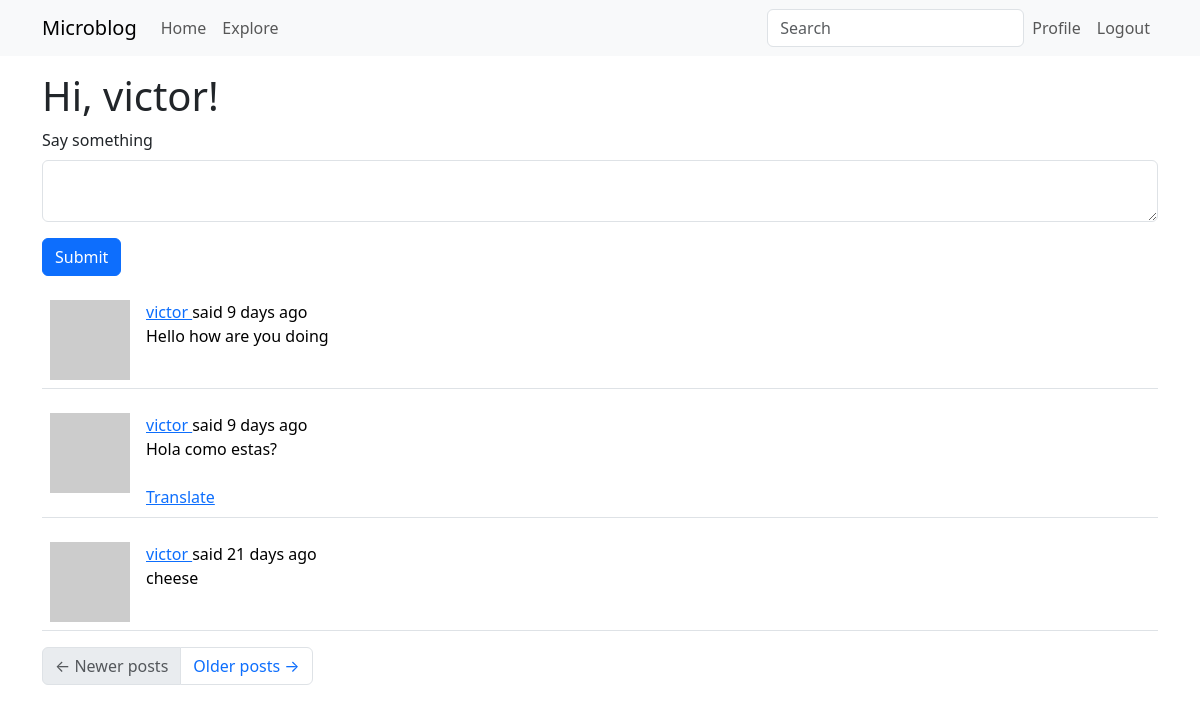
Before: /index (signed in) with the older database file.
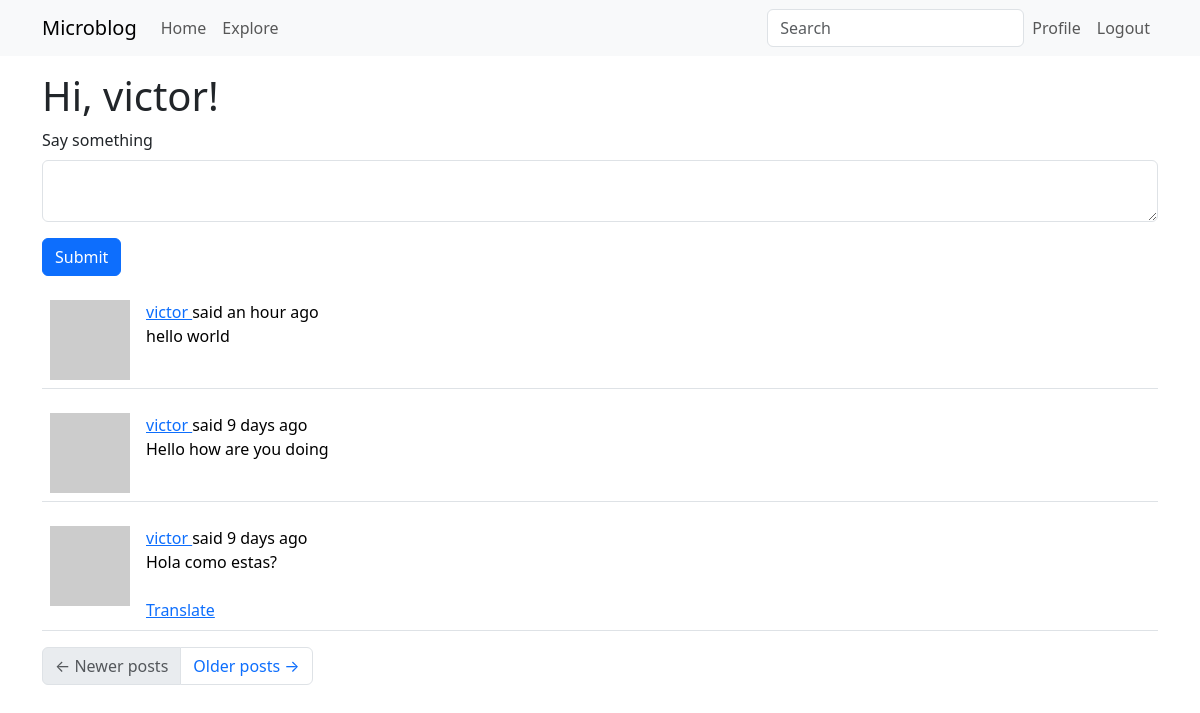
After: the same page with the newer database file.
### app/models.py (models this page shows, shortened)
class SearchableMixin(object):
    @classmethod
    def before_commit(cls, session):
        session._changes = {
            "add": list(session.new),
            "update": list(session.dirty),
            "delete": list(session.deleted),
        }
    @classmethod
    def after_commit(cls, session):
        for obj in session._changes["add"]:
            if isinstance(obj, SearchableMixin):
                add_to_index(obj.__tablename__, obj)
        for obj in session._changes["update"]:
            if isinstance(obj, SearchableMixin):
                add_to_index(obj.__tablename__, obj)
        for obj in session._changes["delete"]:
            if isinstance(obj, SearchableMixin):
                remove_from_index(obj.__tablename__, obj)
        session._changes = None

class Post(SearchableMixin, db.Model):
    __searchable__ = ["body"]
    id: so.Mapped[int] = so.mapped_column(primary_key=True)
    body: so.Mapped[str] = so.mapped_column(sa.String(140))
    timestamp: so.Mapped[datetime] = so.mapped_column(
        index=True, default=lambda: datetime.now(timezone.utc)
    )
    user_id: so.Mapped[int] = so.mapped_column(sa.ForeignKey(User.id), index=True)
    language: so.Mapped[Optional[str]] = so.mapped_column(sa.String(5))
    author: so.Mapped[User] = so.relationship(back_populates="posts")

### app/main/routes.py (the view, shortened to what this page needs)
@bp.route("/", methods=["GET", "POST"])
@bp.route("/index", methods=["GET", "POST"])
@login_required
def index():
    form = PostForm()
    page = request.args.get("page", 1, type=int)
    posts = db.paginate(
        current_user.following_posts(),
        page=page,
        per_page=current_app.config["POSTS_PER_PAGE"],
        error_out=False,
    )
    next_url = url_for("main.index", page=posts.next_num) if posts.has_next else None
    prev_url = url_for("main.index", page=posts.prev_num) if posts.has_prev else None
    return render_template(
        "index.html",
        title=_("Home"),
        form=form,
        posts=posts.items,
        next_url=next_url,
        prev_url=prev_url,
    )

### app/main/forms.py
class SearchForm(FlaskForm):
    q = StringField(_l("Search"), validators=[DataRequired()])
    def __init__(self, *args, **kwargs):
        if "formdata" not in kwargs:
            kwargs["formdata"] = request.args
        if "meta" not in kwargs:
            kwargs["meta"] = {"csrf": False}
        super(SearchForm, self).__init__(*args, **kwargs)

class PostForm(FlaskForm):
    post = TextAreaField(
        _l("Say something"), validators=[DataRequired(), Length(min=1, max=140)]
    )
    submit = SubmitField(_l("Submit"))

### app/__init__.py (called while the page is built)
def get_locale():
    return request.accept_languages.best_match(current_app.config["LANGUAGES"])

### app/main/routes.py (called while the page is built)
@bp.before_app_request
def before_request():
    if current_user.is_authenticated:
        current_user.last_seen = datetime.now(timezone.utc)
        db.session.commit()
        g.search_form = SearchForm()
    g.locale = str(get_locale())

### app/models.py (called while the page is built)
@login.user_loader
def load_user(id):
    return db.session.get(User, int(id))

    def avatar(self, size):
        digest = md5(self.email.lower().encode("utf-8")).hexdigest()
        return f"https://www.gravatar.com/avatar/{digest}?d=identicon&s={size}"

### app/templates/index.html
{% extends "base.html" %}
{% import "bootstrap_wtf.html" as wtf %}
{% block content %}
    <h1>{{ _('Hi, %(username)s!', username=current_user.username) }}</h1>
    {% if form %}
    {{ wtf.quick_form(form) }}
    {% endif %}
    {% for post in posts %}
        {% include '_post.html' %}
    {% endfor %}
    <nav aria-label="Post navigation">
        <ul class="pagination">
            <li class="page-item{% if not prev_url %} disabled{% endif %}">
                <a class="page-link" href="{{ prev_url }}">
                    <span aria-hidden="true">&larr;</span> {{ _('Newer posts') }}
                </a>
            </li>
            <li class="page-item{% if not next_url %} disabled{% endif %}">
                <a class="page-link" href="{{ next_url }}">
                    {{ _('Older posts') }} <span aria-hidden="true">&rarr;</span>
                </a>
            </li>
        </ul>
    </nav>
{% endblock %}

### app/templates/_post.html (shortened to what this page needs)
    <table class="table table-hover">
        <tr>
            <td width="70px">
                <a href="{{ url_for('user', username=post.author.username) }}">
                    <img src="{{ post.author.avatar(70) }}" />
                </a>
            </td>
            <td>
                {{ _('%(username)s said %(when)s',
                    username=user_link, when=moment(post.timestamp).fromNow()) }}
                <br>
                <span id="post{{ post.id }}">{{ post.body }}</span>
                {% if post.language and post.language != g.locale %}
                <br><br>
                <span id="translation{{ post.id }}">
                    <a href="javascript:translate(
                                'post{{ post.id }}',
                                'translation{{ post.id }}',
                                '{{ post.language }}',
                                '{{ g.locale }}');">{{ _('Translate') }}</a>
                </span>
                {% endif %}
            </td>
        </tr>
    </table>

Changed rows visible on the page:
no longer on this page (row unchanged): Post: body "cheese"
added Post: body "hello world"
